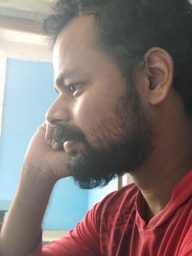
#> input picture riz.jpg, 192 x 256 px, shrunk from 3120 x 4160 before the run, given in place of riz.jpeg, which was not available
$ python sketch.py
#> lines starting #> are read from the running program, lines starting #| are printed output that depends on the picture; pictures that were not available may be replaced by others from this repository, and a replacement may not be noted
import numpy as np
import imageio
import cv2
import scipy.ndimage

img = "riz.jpeg"


def grayscale(rgb):
    return np.dot(rgb[..., :3], [0.299, 0.587, 0.114])


def dodge(front, back):
    result = front*255/(255-back)
    result[result > 255] = 255
    result[back == 255] = 255
    return result.astype('uint8')


s = imageio.imread(img)
#> s is the input picture: shape (256, 192, 3); mean R, G, B 128.6, 115.8, 113.9
g = grayscale(s)
#> in grayscale, `return np.dot(rgb[..., :3], [0.299, 0.587, 0.114])`:
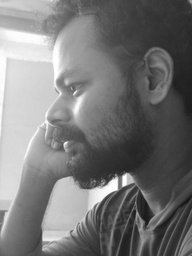
#> returned value: shape (256, 192) float64; min 17.87, max 255, mean 119.4
i = 255-g
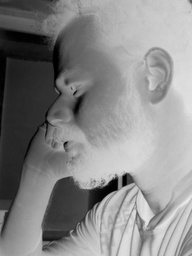
#> i: shape (256, 192) float64; min 0, max 237.1, mean 135.6

b = scipy.ndimage.filters.gaussian_filter(i, sigma = 5000)
r = dodge(b, g)
#> in dodge, `result = front*255/(255-back)`:
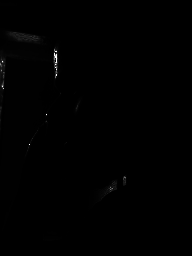
#> result: shape (256, 192) float64; 0.01% of the values are NaN or infinite; the others: min 145.8, max 151656.4, mean 697.9; drawn with min black, max white, NaN and infinite black
#> in dodge, `result[result > 255] = 255`:
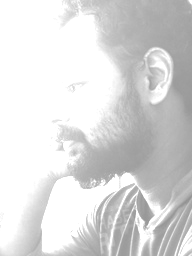
#> result: shape (256, 192) float64; min 145.8, max 255, mean 219
cv2.imwrite('riz.jpg', r)
